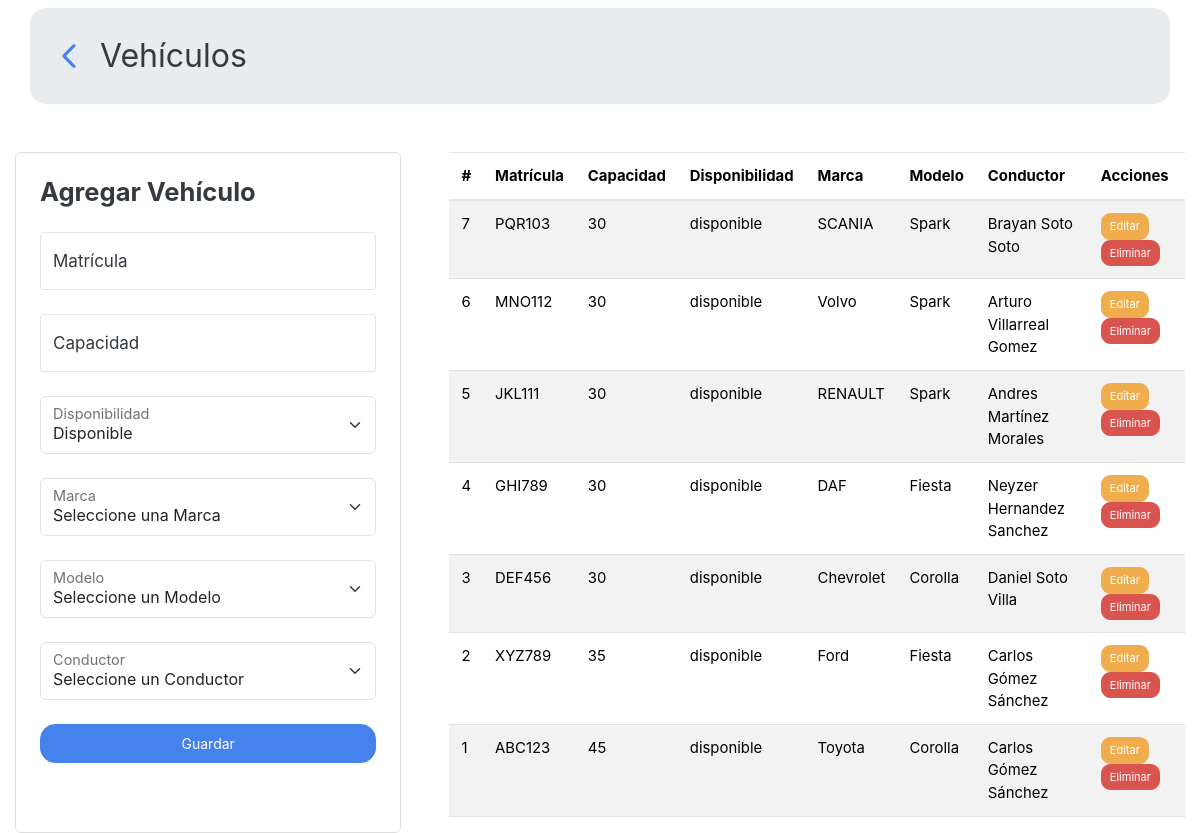
The app's page /Transporte/administrador/vehiculos.php with its own data.
### tables this page shows
CREATE TABLE transporte (
    numTransporte INT PRIMARY KEY AUTO_INCREMENT,
    matricula VARCHAR(10),
    capacidad INT,
    disponibilidad ENUM('disponible', 'en_servicio', 'mantenimiento', 'fuera_servicio') NOT NULL DEFAULT 'disponible',
    marca INT,
    modelo INT,
    conductor INT,
    FOREIGN KEY (marca) REFERENCES marca(codigo),
    FOREIGN KEY (modelo) REFERENCES modelo(codigo),
    FOREIGN KEY (conductor) REFERENCES conductor(numConductor)
);

CREATE TABLE marca (
    codigo INT PRIMARY KEY AUTO_INCREMENT,
    nombre VARCHAR(50)
);

CREATE TABLE modelo (
    codigo INT PRIMARY KEY AUTO_INCREMENT,
    nombre VARCHAR(50),
    anio INT,
    marca INT,
    FOREIGN KEY (marca) REFERENCES marca(codigo)
);

### Transporte/administrador/vehiculos.php (the view, shortened to what this page needs)
<?php
require '../conexion/conexion.php';
$editing = isset($_GET['edit']);
$vehiculoData = [
    'matricula' => '',
    'capacidad' => '',
    'disponibilidad' => 'disponible',
    'marca' => '',
    'modelo' => '',
    'conductor' => ''
];
?>
<!DOCTYPE html>
<html lang="es">
<head>
    <link href="https://cdn.jsdelivr.net/npm/bootstrap@5.3.3/dist/css/bootstrap.min.css" rel="stylesheet">
    <link rel="stylesheet" href="https://cdn.jsdelivr.net/npm/bootswatch@4.5.2/dist/litera/bootstrap.min.css">
</head>
<body>
<div class="d-flex flex-column justify-content-center align-top gap-5">
    <header class="d-flex justify-content-between align-items-center container p-4 bg-body-secondary mt-2 rounded-4">
        <div class="d-flex gap-3 align-items-center">
            <a href="../admin_dashboard.php" class="text-decoration-none">
                <svg xmlns="http://www.w3.org/2000/svg" width="30" height="30" viewBox="0 0 24 24">
                    <path fill="currentColor" d="m9.55 12l7.35 7.35q.375.375.363.875t-.388.875t-.875.375t-.875-.375l-7.7-7.675q-.3-.3-.45-.675t-.15-.75t.15-.75t.45-.675l7.7-7.7q.375-.375.888-.363t.887.388t.375.875t-.375.875z"/>
                </svg>
            </a>
            <span class="fs-2">Vehículos</span>
        </div>
    </header>
    <main class="d-flex gap-5 container-fluid">
        <div class="border border-start p-4 rounded-2 w-50 bg-white">
            <h4 class="mb-4"><?php echo $editing ? 'Editar Vehículo' : 'Agregar Vehículo'; ?></h4>
            <form action="servicios/<?php echo $editing ? 'updateVehiculo.php' : 'addVehiculo.php'; ?>" method="POST" class="d-flex flex-column gap-2">
                <div class="form-floating mb-3 w-100">
                    <input type="text" class="form-control" id="floatingMatricula" name="matricula" placeholder="Matrícula"
                           value="<?php echo htmlspecialchars($vehiculoData['matricula']); ?>" required>
                    <label for="floatingMatricula">Matrícula</label>
                </div>
                <div class="form-floating mb-3 w-100">
                    <input type="number" class="form-control" id="floatingCapacidad" name="capacidad" placeholder="Capacidad"
                           value="<?php echo htmlspecialchars($vehiculoData['capacidad']); ?>" required>
                    <label for="floatingCapacidad">Capacidad</label>
                </div>
                <div class="form-floating mb-3 w-100">
                    <select class="form-select" id="floatingDisponibilidad" name="disponibilidad" required>
                        <option value="disponible" <?php echo $vehiculoData['disponibilidad'] === 'disponible' ? 'selected' : ''; ?>>Disponible</option>
                    </select>
                    <label for="floatingDisponibilidad">Disponibilidad</label>
                </div>
                <div class="form-floating mb-3 w-100">
                    <select class="form-select" id="marcaSelect" name="marca" required>
                        <option value="">Seleccione una Marca</option>
                    </select>
                    <label for="marcaSelect">Marca</label>
                </div>
                <div class="form-floating mb-3 w-100">
                    <select class="form-select" id="modeloSelect" name="modelo" required>
                        <option value="">Seleccione un Modelo</option>
                    </select>
                    <label for="modeloSelect">Modelo</label>
                </div>
                <div class="form-floating mb-3 w-100">
                    <select class="form-select" id="conductorSelect" name="conductor">
                        <option value="">Seleccione un Conductor</option>
                    </select>
                    <label for="conductorSelect">Conductor</label>
                </div>
                <button type="submit" class="btn btn-primary"><?php echo $editing ? 'Actualizar' : 'Guardar'; ?></button>
            </form>
        </div>
        <div class="w-100">
            <table class="table table-striped">
                <thead>
                <tr>
                    <th>#</th>
                    <th>Matrícula</th>
                    <th>Capacidad</th>
                    <th>Disponibilidad</th>
                    <th>Marca</th>
                    <th>Modelo</th>
                    <th>Conductor</th>
                    <th>Acciones</th>
                </tr>
                </thead>
                <tbody>
                <?php
                $stmt = $conn->prepare("
                    SELECT t.numTransporte, t.matricula, t.capacidad, t.disponibilidad, m.nombre AS marca, mo.nombre AS modelo,
                           CONCAT(c.nombre, ' ', c.primerApellido, ' ', c.segundoApellido) AS conductor
                    FROM transporte t
                    INNER JOIN marca m ON t.marca = m.codigo
                    INNER JOIN modelo mo ON t.modelo = mo.codigo
                    LEFT JOIN conductor c ON t.conductor = c.numConductor
                    ORDER BY t.numTransporte DESC
                ");
                $stmt->execute();
                $vehiculos = $stmt->fetchAll(PDO::FETCH_ASSOC);
                foreach ($vehiculos as $vehiculo): ?>
                    <tr>
                        <td><?php echo htmlspecialchars($vehiculo['numTransporte']); ?></td>
                        <td><?php echo htmlspecialchars($vehiculo['matricula']); ?></td>
                        <td><?php echo htmlspecialchars($vehiculo['capacidad']); ?></td>
                        <td><?php echo htmlspecialchars($vehiculo['disponibilidad']); ?></td>
                        <td><?php echo htmlspecialchars($vehiculo['marca']); ?></td>
                        <td><?php echo htmlspecialchars($vehiculo['modelo']); ?></td>
                        <td><?php echo htmlspecialchars($vehiculo['conductor'] ?: 'Sin Asignar'); ?></td>
                        <td>
                            <a href="?edit=<?php echo $vehiculo['numTransporte']; ?>" class="btn btn-sm btn-warning">Editar</a>
                            <a href="servicios/deleteVehiculo.php?id=<?php echo $vehiculo['numTransporte']; ?>" class="btn btn-sm btn-danger" onclick="return confirm('¿Seguro que deseas eliminar este vehículo?');">Eliminar</a>
                        </td>
                    </tr>
                <?php endforeach; ?>
                </tbody>
            </table>
        </div>
    </main>
</div>
</body>
</html>

### records on screen
transporte: numTransporte "7", matricula "PQR103", capacidad "30", disponibilidad "disponible", marca.nombre "SCANIA", modelo.nombre "Spark", conductor "Brayan Soto Soto"
transporte: numTransporte "6", matricula "MNO112", capacidad "30", disponibilidad "disponible", marca.nombre "Volvo", modelo.nombre "Spark", conductor "Arturo Villarreal Gomez"
transporte: numTransporte "5", matricula "JKL111", capacidad "30", disponibilidad "disponible", marca.nombre "RENAULT", modelo.nombre "Spark", conductor "Andres Martínez Morales"
transporte: numTransporte "4", matricula "GHI789", capacidad "30", disponibilidad "disponible", marca.nombre "DAF", modelo.nombre "Fiesta", conductor "Neyzer Hernandez Sanchez"
transporte: numTransporte "3", matricula "DEF456", capacidad "30", disponibilidad "disponible", marca.nombre "Chevrolet", modelo.nombre "Corolla", conductor "Daniel Soto Villa"
transporte: numTransporte "2", matricula "XYZ789", capacidad "35", disponibilidad "disponible", marca.nombre "Ford", modelo.nombre "Fiesta", conductor "Carlos Gómez Sánchez"
transporte: numTransporte "1", matricula "ABC123", capacidad "45", disponibilidad "disponible", marca.nombre "Toyota", modelo.nombre "Corolla", conductor "Carlos Gómez Sánchez"
